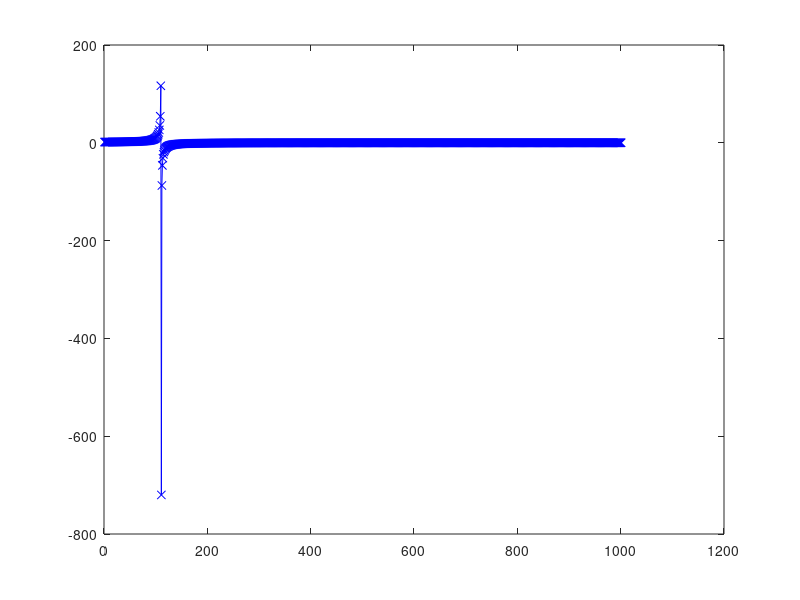

This chart was generated by the following MATLAB code:
%% Lecture 2
test = @(t, x0) (x0*exp(-t))/(1-x0+x0*exp(-t));
t_total = 10;
x0 = 1.5;
x = [];
for t = 0:0.01:t_total
    x = [x; test(t, x0)];
    
end
figure()
plot(x, 'bx-')

% try with ode45


%% Lecture 3